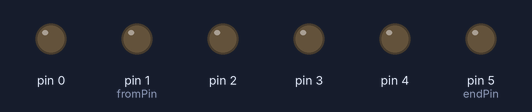
This sketch was run on a simulated Arduino Uno, built with avr-gcc and run on an emulated ATmega328P. Shown: output pins drawn as LEDs (lit = HIGH).

Above: at 0.07 s.
At 0.67 s:
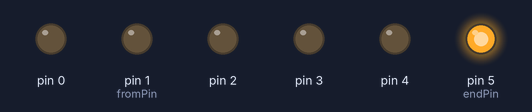
At 1.27 s:
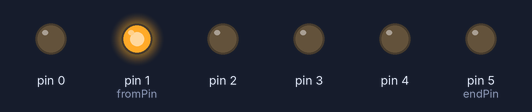
At 1.42 s:
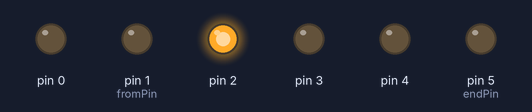
At 2.02 s:
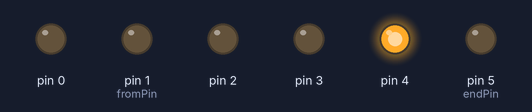
At 2.77 s:
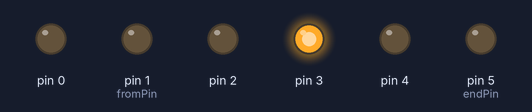
Timing chart, 0 to 3.1 s (numbered marks = the images above):
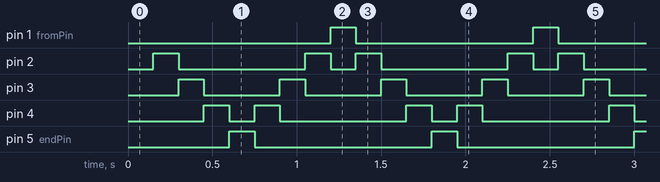

Measured:
- by itself, pin 1 (fromPin), pin 5 (endPin): alternates HIGH for 0.15 s and LOW for 1.1 s
- by itself, pin 2: repeats every 1.2 s: LOW 0.75 s, HIGH 0.15 s, LOW 0.15 s, HIGH 0.15 s
- by itself, pin 3: alternates HIGH for 0.15 s and LOW for 0.45 s
- by itself, pin 4: repeats every 1.2 s: LOW 0.15 s, HIGH 0.15 s, LOW 0.75 s, HIGH 0.15 s

The sketch:

1.ino
```cpp
int fromPin=1;
int endPin=5;
int fps=150;
int pin=fromPin;
int target=endPin;
void setup() {
  for (int x = fromPin-1; x < endPin+1; x++) {
    pinMode(x, OUTPUT);
  }
}
void turn0ff() {
  for (int x = fromPin-1; x < endPin+1; x++) {
    digitalWrite(x, LOW);
  }
}
void turnOn(int num) {
  digitalWrite(num, HIGH);
}

void toLeft(){
  pin-=1;
}
void toRight(){
  pin+=1;
}
void loop() {
  delay(fps);
  turn0ff();
  if(pin<target){
    toRight();
  }
  if(pin>target){
    toLeft();
  }
  if(pin==fromPin){
    target=endPin;
  }
  if(pin==endPin){
    target=fromPin;
  }
  turnOn(pin);
}
```
